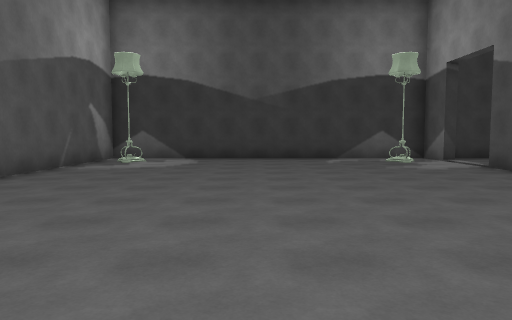
view 1 (above)

16 first-person views from a walk through a Unity game level. The camera is 1.5 m above the floor, tilts 4° down and sees 70° across. The floor is counted in squares, 2 m on a side. Each view is taken from the middle of a square. On the plan, view 1 faces up. The plan holds only what a view shows up to about 11 squares ahead; the rest is blank. The place goes on beyond the plan. The player is left out.

view 2
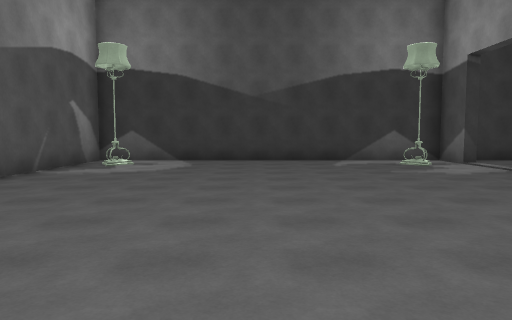

view 3
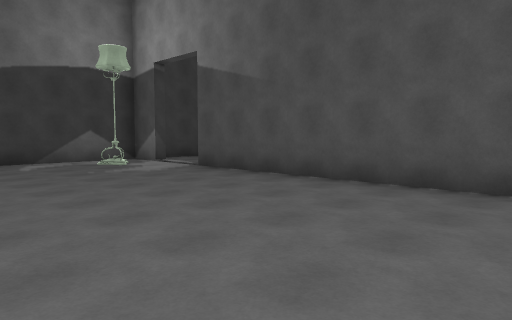

view 4
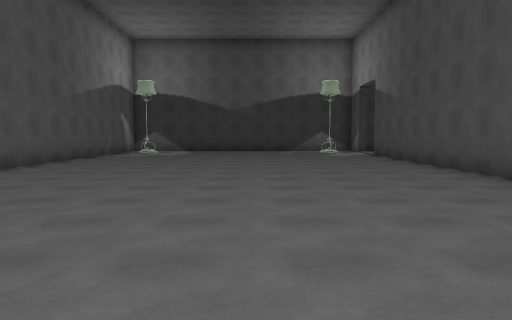

view 5
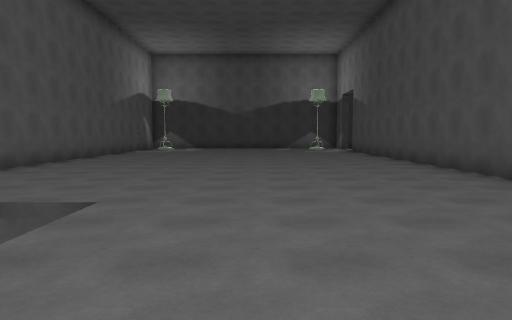

view 6
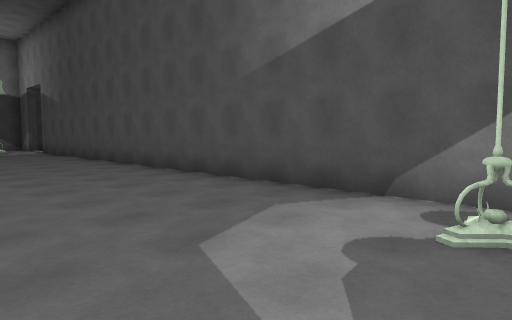

view 7
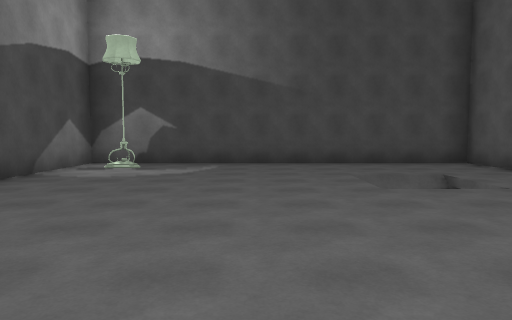

view 8
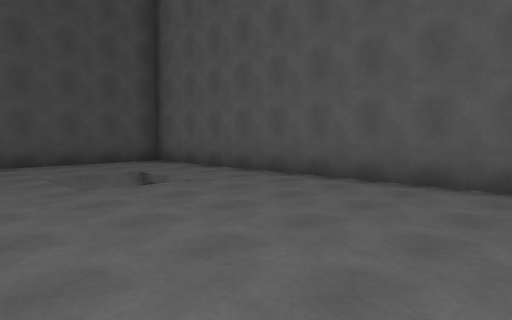

view 9
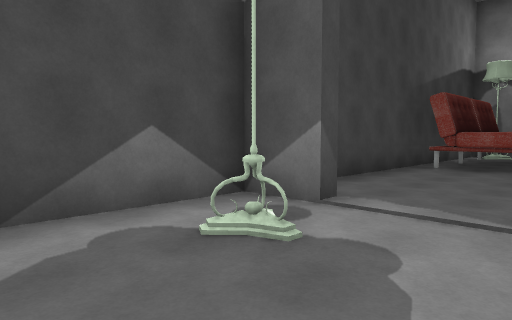

view 10
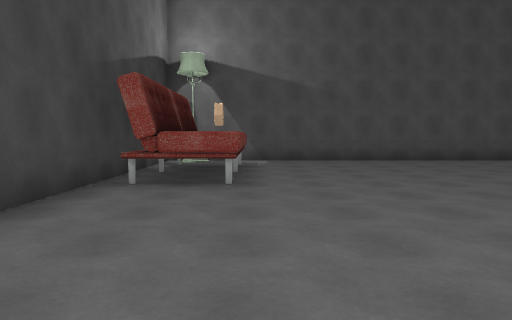

view 11
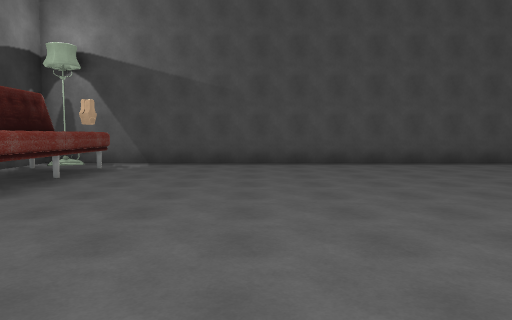

view 12
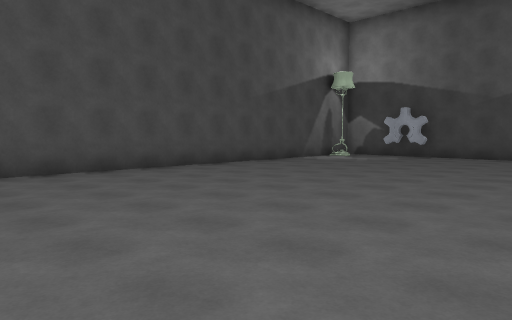

view 13
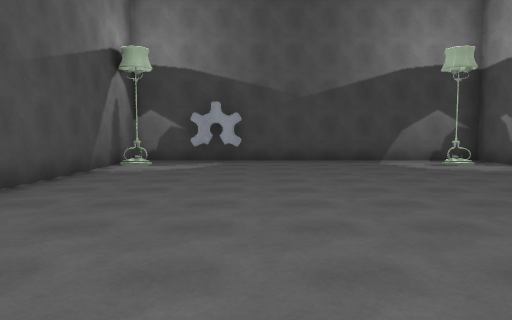

view 14
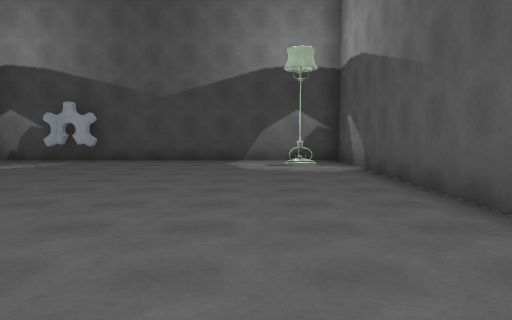

view 15
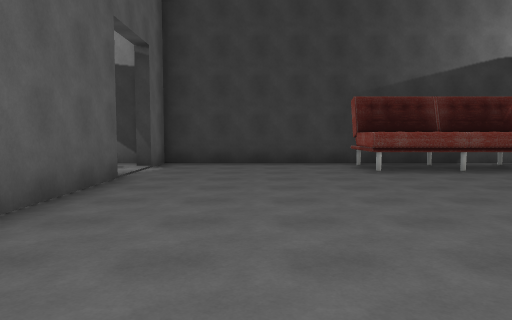

view 16
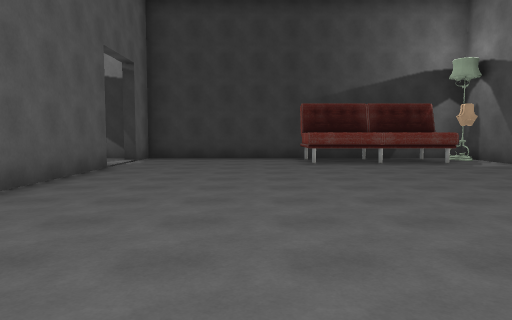

### Floor plan
Points are (right, up) in squares from view 1. A wall is a line through its corners. A room is listed if a view was taken in it or the views show most of it. See-through windows are left out.
Room 1 (views 1, 2, 3, 4, 5, 6, 7, 8, 9, 10)
walls: (-4.5, 6.1) (-4.5, -8.5) (5.3, -8.5) (5.3, 8.4); (5.3, 10.2) (5.3, 11.5) (-4.5, 11.5) (-4.5, 6.4)
ways out: opening at (5, 9.5) to room 2
objects: lamp (-3, 10); lamp (4, -7); lamp (4, 10)
Room 2 (views 11, 12, 13, 14, 15, 16)
walls: (5.6, -1.4) (5.6, -8.5) (15.5, -8.5) (15.5, 11.3); (5.6, 8.4) (5.6, 4.8); (13.4, 11.5) (5.6, 11.5) (5.6, 10.2); (12.4, -7.9) (13, -7.9); (13.1, -7.9) (13.9, -7.9)
low walls: (14.6, 11.5) (13.5, 11.5)
ways out: opening at (5, 9.5) to room 1
objects: lamp (7, -7); other object (11, 10) to (14, 11); lamp (15, -7); lamp (15, 11)

Where each view was taken, in squares from view 1:
view 1: 0 up, 0 right, facing up
view 2: 1 up, 0 right, facing up
view 3: 1 up, 0 right, facing up-right
view 4: 5 down, 1 right, facing up
view 5: 8 down, 1 right, facing up
view 6: 8 down, 1 right, facing up-right
view 7: 1 up, 1 right, facing down
view 8: 1 up, 1 right, facing down-left
view 9: 8 up, 2 right, facing up-right
view 10: 9 up, 5 right, facing right
view 11: 6 up, 6 right, facing right
view 12: 4 up, 8 right, facing down-right
view 13: 2 up, 12 right, facing down
view 14: 2 up, 8 right, facing down
view 15: 2 up, 8 right, facing up
view 16: 0 up, 9 right, facing up
